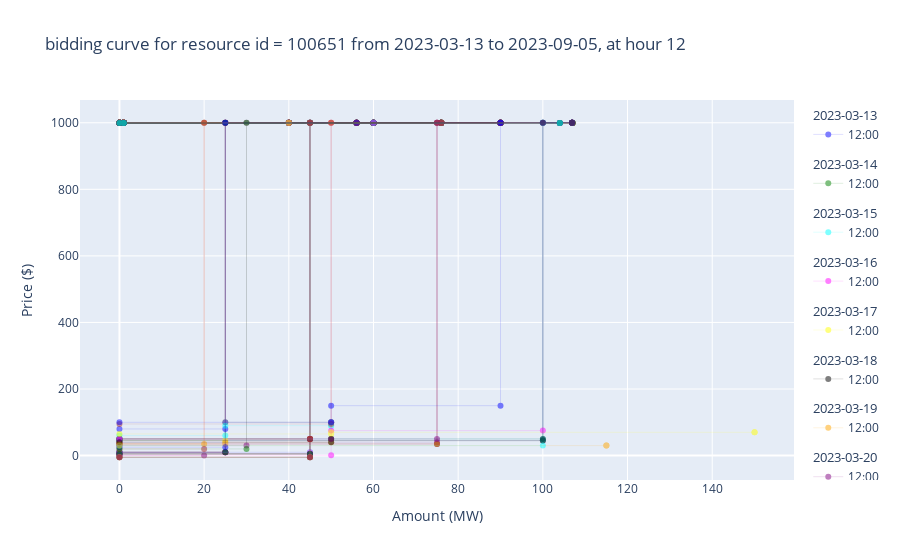

The code cell stored with this chart in its notebook:
### Code cell
print(f"For resource_id {RESOURCEBID_SEQ} at hour {HOUR}:")
printStats(df_train, type=False, topFewRow=False)

# subplot 3: draw bid curves
from draw_bid_curve import draw_bid_curves_for_multiple_days_2d
draw_bid_curves_for_multiple_days_2d(df_train, HOUR)
